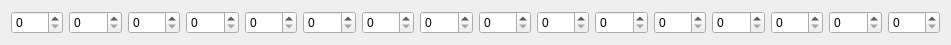
   <widget class="QWidget" name="layoutWidget_10">
    <property name="geometry">
     <rect>
      <x>10</x>
      <y>860</y>
      <width>951</width>
      <height>22</height>
     </rect>
    </property>
    <layout class="QHBoxLayout" name="horizontalLayout_13">
     <item>
      <widget class="QSpinBox" name="spinBox_71"/>
     </item>
     <item>
      <widget class="QSpinBox" name="spinBox_72"/>
     </item>
     <item>
      <widget class="QSpinBox" name="spinBox_73"/>
     </item>
     <item>
      <widget class="QSpinBox" name="ppq1_4"/>
     </item>
     <item>
      <widget class="QSpinBox" name="spinBox_74"/>
     </item>
     <item>
      <widget class="QSpinBox" name="spinBox_75"/>
     </item>
     <item>
      <widget class="QSpinBox" name="ppq2_4"/>
     </item>
     <item>
      <widget class="QSpinBox" name="spinBox_76"/>
     </item>
     <item>
      <widget class="QSpinBox" name="spinBox_77"/>
     </item>
     <item>
      <widget class="QSpinBox" name="spinBox_78"/>
     </item>
     <item>
      <widget class="QSpinBox" name="spinBox_79"/>
     </item>
     <item>
      <widget class="QSpinBox" name="spinBox_80"/>
     </item>
     <item>
      <widget class="QSpinBox" name="spinBox_81"/>
     </item>
     <item>
      <widget class="QSpinBox" name="spinBox_82"/>
     </item>
     <item>
      <widget class="QSpinBox" name="spinBox_83"/>
     </item>
     <item>
      <widget class="QSpinBox" name="spinBox_84"/>
     </item>
    </layout>
   </widget>
